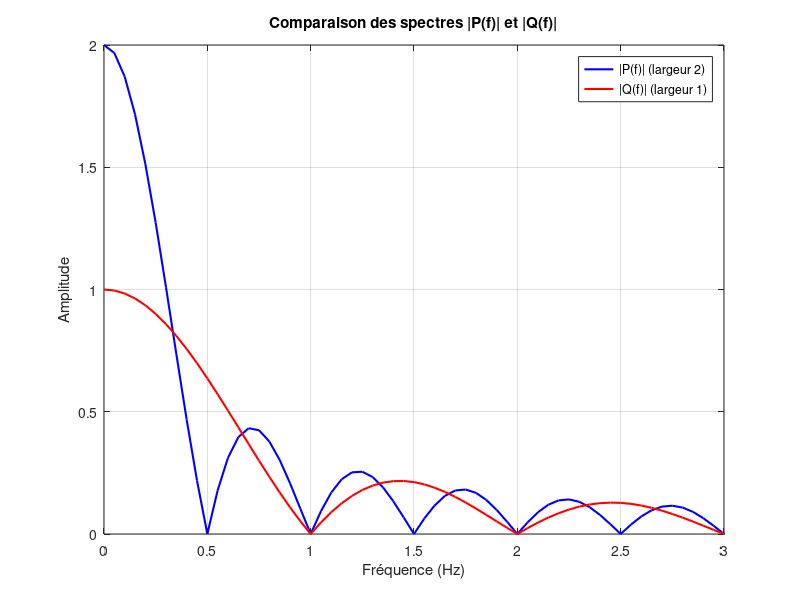

Write MATLAB code to recreate this figure.
Fe = 1000;
t = -10:1/Fe:10;

% Construction de p(t)
p = zeros(size(t));
id_p = (t > -1) & (t <= 1);
p(id_p) = 1;

% Construction de q(t)
q = zeros(size(t));
id_q = (t > -0.5) & (t <= 0.5);
q(id_q) = 1;

% FFT
sp_p = abs(fft(p)) / Fe;
sp_q = abs(fft(q)) / Fe;
fr = linspace(0, Fe, length(t));

% Affichage des deux spectres superposés
figure;
plot(fr, sp_p, 'b', 'LineWidth', 1.5); hold on;
plot(fr, sp_q, 'r', 'LineWidth', 1.5);
axis([0 3 0 max(sp_p)]);
xlabel('Fréquence (Hz)');
ylabel('Amplitude');
title('Comparaison des spectres |P(f)| et |Q(f)|');
legend('|P(f)| (largeur 2)', '|Q(f)| (largeur 1)');
grid on;

% Le signal 
% p(t) (porte de largeur 2) possède un spectre plus étroit
% (concentré autour de 0 Hz).
% 
% Le signal 
% q(t) (porte de largeur 1) a un spectre plus large.
% 
% On observe donc que :
% 
% plus un signal est court dans le temps, 
% plus son spectre est large dans la fréquence
% 
% C'est une illustration concrète du principe d’incertitude de Fourier.
% 
